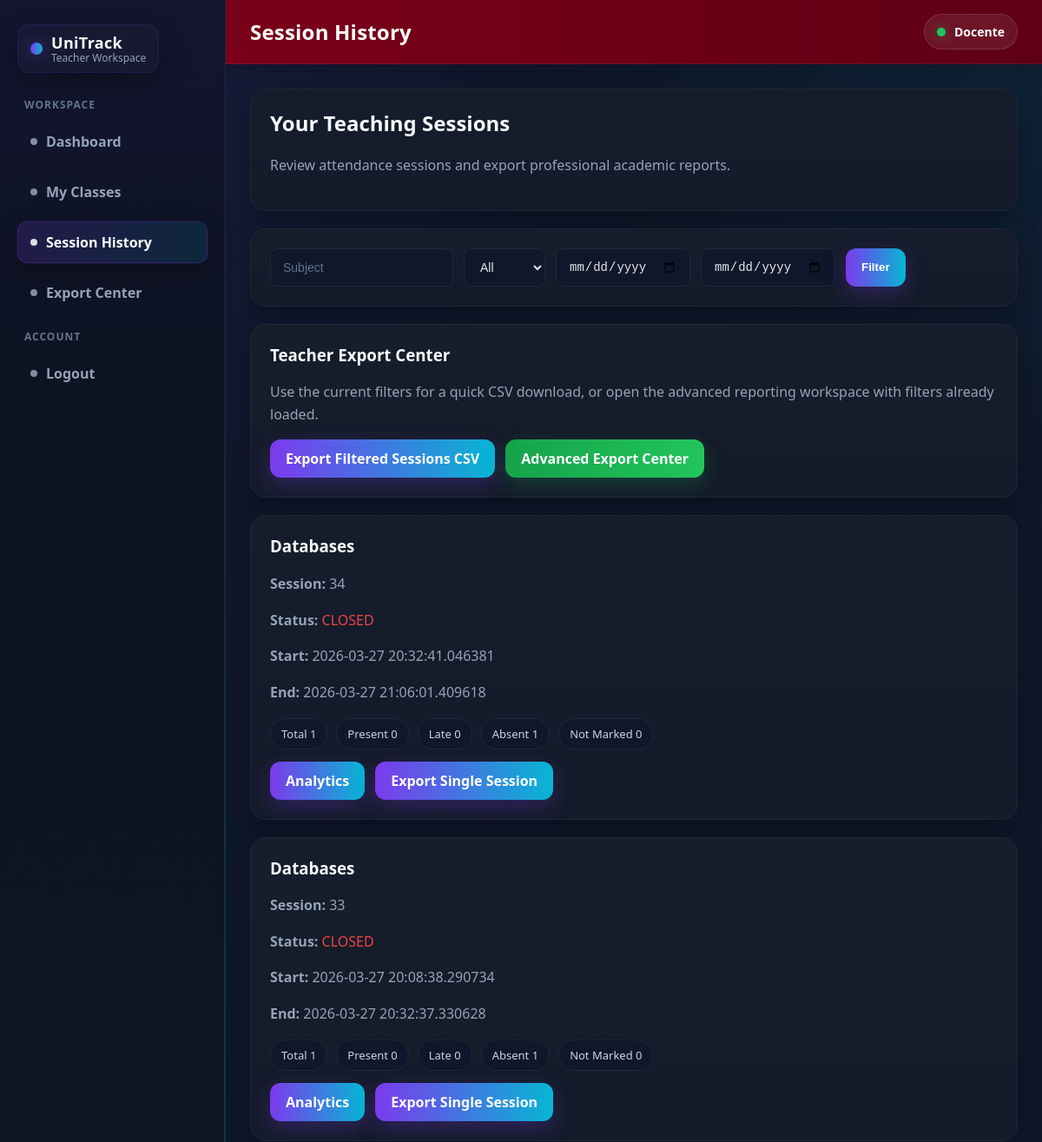
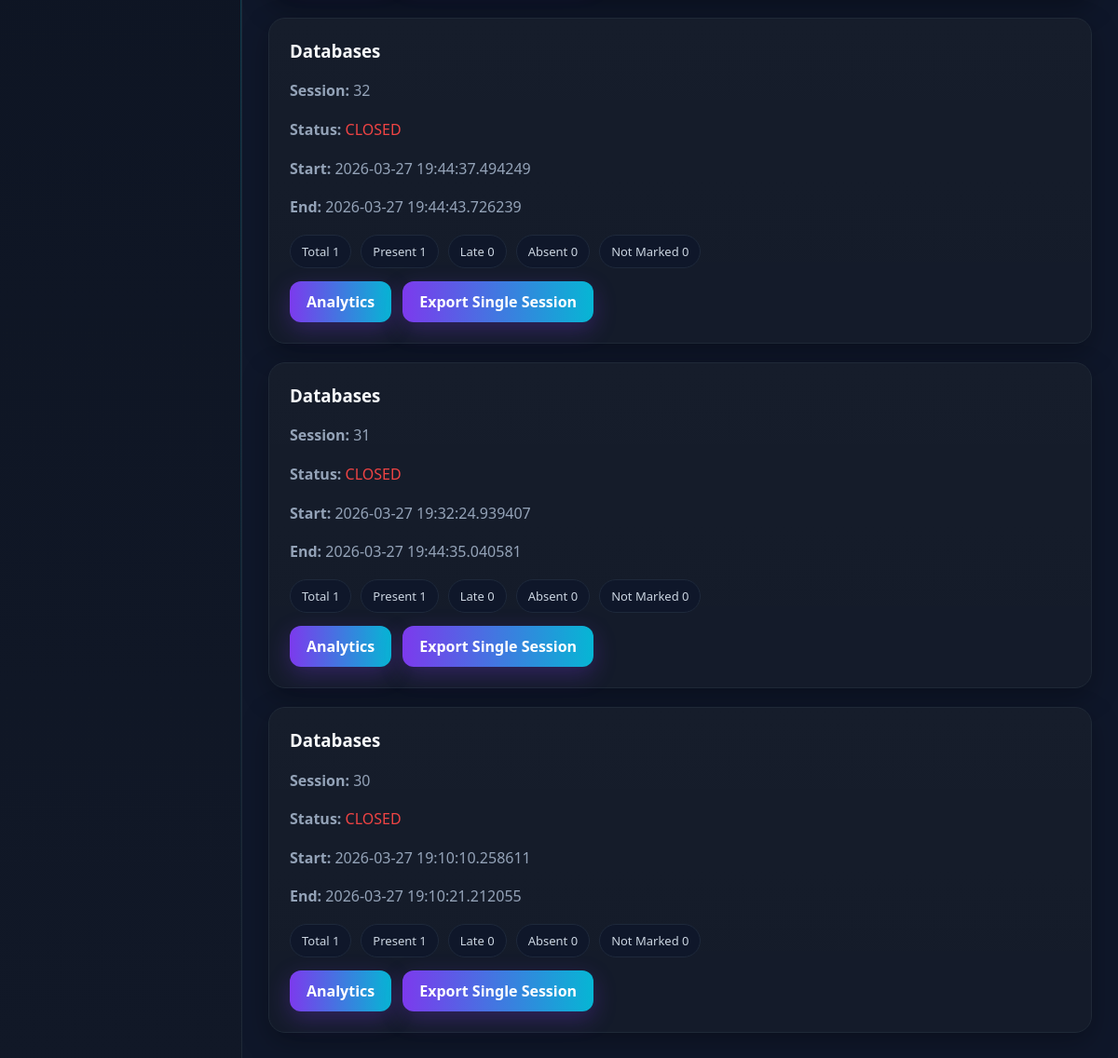
Page /docente/sessions/history (signed in) on the committed database (2 pictures, top to bottom).
### app/models/user_model.py (models this page shows, shortened)
class User(UserMixin, db.Model):
    __tablename__ = "users"
    id = db.Column(db.Integer, primary_key=True)
    first_name = db.Column(db.String(100), nullable=False)
    last_name = db.Column(db.String(100), nullable=False)
    username = db.Column(db.String(80), unique=True, nullable=False, index=True)
    email = db.Column(db.String(120), unique=True, nullable=False, index=True)
    phone = db.Column(db.String(20), nullable=False)
    language = db.Column(
        db.String(10),
        nullable=False,
        default="en"
    )
    password_hash = db.Column(db.String(255), nullable=False)
    role = db.Column(
        db.String(30),
        nullable=False,
        default="estudiante",
        index=True
    )
    must_change_password = db.Column(db.Boolean, default=False)
    is_active_user = db.Column(db.Boolean, default=True)
    photo_path = db.Column(db.String(255), nullable=True)
    last_login_at = db.Column(db.DateTime, nullable=True)
    created_at = db.Column(db.DateTime, default=datetime.utcnow, index=True)
    updated_at = db.Column(
        db.DateTime,
        default=datetime.utcnow,
        onupdate=datetime.utcnow
    )
    teaching_classes = db.relationship(
        "ClassGroup",
        backref="teacher",
        lazy=True,
        cascade="all, delete-orphan"
    )
    teaching_sessions = db.relationship(
        "ClassSession",
        foreign_keys="ClassSession.teacher_id",
        backref="teacher_user",
        lazy=True,
        cascade="all, delete-orphan"
    )
    student_class_enrollments = db.relationship(
        "ClassEnrollment",
        foreign_keys="ClassEnrollment.student_id",
        back_populates="student",
        lazy=True,
        cascade="all, delete-orphan"
    )
    student_attendance_records = db.relationship(
        "Attendance",
        foreign_keys="Attendance.student_id",
        backref="student",
        lazy=True,
        cascade="all, delete-orphan"
    )
    def full_name(self):
        return f"{self.first_name} {self.last_name}"

### app/models/class_group_model.py (models this page shows, shortened)
class ClassGroup(db.Model):
    __tablename__ = "class_groups"
    id = db.Column(db.Integer, primary_key=True)
    subject_name = db.Column(db.String(150), nullable=False)
    group_code = db.Column(db.String(50), nullable=False)
    description = db.Column(db.Text, nullable=True)
    teacher_id = db.Column(
        db.Integer,
        db.ForeignKey("users.id"),
        nullable=False,
        index=True
    )
    is_active = db.Column(db.Boolean, default=True, nullable=False)
    created_at = db.Column(db.DateTime, default=datetime.utcnow, nullable=False)
    updated_at = db.Column(
        db.DateTime,
        default=datetime.utcnow,
        onupdate=datetime.utcnow,
        nullable=False
    )
    sessions = db.relationship(
        "ClassSession",
        backref="class_group",
        lazy=True,
        cascade="all, delete-orphan"
    )
    enrollments = db.relationship(
        "ClassEnrollment",
        backref="class_group",
        lazy=True,
        cascade="all, delete-orphan"
    )

### app/models/class_session_model.py (models this page shows, shortened)
class ClassSession(db.Model):
    __tablename__ = "class_sessions"
    id = db.Column(db.Integer, primary_key=True)
    class_group_id = db.Column(
        db.Integer,
        db.ForeignKey("class_groups.id"),
        nullable=False,
        index=True
    )
    teacher_id = db.Column(
        db.Integer,
        db.ForeignKey("users.id"),
        nullable=False,
        index=True
    )
    session_date = db.Column(
        db.Date,
        nullable=False,
        index=True,
        default=lambda: datetime.utcnow().date()
    )
    start_time = db.Column(db.DateTime, nullable=True)
    end_time = db.Column(db.DateTime, nullable=True)
    notes = db.Column(db.String(255), nullable=True)
    is_open = db.Column(db.Boolean, nullable=False, default=True, index=True)
    created_at = db.Column(
        db.DateTime,
        nullable=False,
        default=datetime.utcnow,
        index=True
    )
    updated_at = db.Column(
        db.DateTime,
        nullable=False,
        default=datetime.utcnow,
        onupdate=datetime.utcnow
    )
    attendance_records = db.relationship(
        "Attendance",
        backref="class_session",
        lazy=True,
        cascade="all, delete-orphan"
    )

### app/routes/docente_views.py (the view, shortened to what this page needs)
@docente_views_bp.route("/docente/sessions/history")
@login_required
def docente_session_history_page():
    if not docente_page_guard():
        return redirect("/auth/login-page")
    subject = request.args.get("subject")
    status = request.args.get("status")
    from_date_str = request.args.get("from_date")
    to_date_str = request.args.get("to_date")
    raw_page = request.args.get("page", 1)
    raw_per_page = request.args.get("per_page", 5)
    try:
        page = int(raw_page)
    except Exception:
        page = 1
    try:
        per_page = int(raw_per_page)
    except Exception:
        per_page = 5
    from_date = None
    to_date = None
    try:
        if from_date_str:
            from_date = datetime.strptime(from_date_str, "%Y-%m-%d").date()
    except Exception:
        from_date = None
    try:
        if to_date_str:
            to_date = datetime.strptime(to_date_str, "%Y-%m-%d").date()
    except Exception:
        to_date = None
    sessions = get_sessions_by_teacher(
        current_user.id,
        search=subject,
        status=status,
        session_date=None,
    )
    history_items = []
    for session in sessions:
        total_students = len(get_active_students_by_class(session.class_group_id))
        records = get_attendance_records_by_session(session.id)
        summary = build_attendance_summary(total_students, records)
        history_items.append({
            "session": session,
            "class_group": session.class_group,
            "summary": summary,
        })
    history_items.sort(
        key=lambda item: item["session"].start_time or datetime.min,
        reverse=True,
    )
    history_items, pagination = paginate_items(
        history_items,
        page=page,
        per_page=per_page,
    )
    return render_template(
        "docente/docente_session_history.html",
        page_title="Session History",
        teacher_name=current_user.full_name(),
        history_items=history_items,
        pagination=pagination,
    )

### app/__init__.py (called while the page is built)
@login_manager.user_loader
def load_user(user_id):
    return get_user_by_id(int(user_id))

### app/routes/docente_views.py (called while the page is built)
def docente_page_guard():
    if not current_user.is_active_user:
        return False
    if current_user.role != "docente":
        return False
    return True

def build_attendance_summary(total_students, records):
    present_count = sum(1 for record in records if record.status == "present")
    late_count = sum(1 for record in records if record.status == "late")
    absent_count = sum(1 for record in records if record.status == "absent")
    marked_count = present_count + late_count + absent_count
    not_marked_count = total_students - marked_count
    if not_marked_count < 0:
        not_marked_count = 0
    return {
        "total_students": total_students,
        "present_count": present_count,
        "late_count": late_count,
        "absent_count": absent_count,
        "marked_count": marked_count,
        "not_marked_count": not_marked_count,
    }

def paginate_items(items, page=1, per_page=5):
    total_items = len(items)
    if per_page <= 0:
        per_page = 5
    total_pages = ceil(total_items / per_page) if total_items > 0 else 1
    if page < 1:
        page = 1
    if page > total_pages:
        page = total_pages
    start_index = (page - 1) * per_page
    end_index = start_index + per_page
    paginated_items = items[start_index:end_index]
    pagination = {
        "page": page,
        "per_page": per_page,
        "total_items": total_items,
        "total_pages": total_pages,
        "has_prev": page > 1,
        "has_next": page < total_pages,
        "prev_page": page - 1 if page > 1 else None,
        "next_page": page + 1 if page < total_pages else None,
        "start_index": start_index + 1 if total_items > 0 else 0,
        "end_index": min(end_index, total_items),
    }
    return paginated_items, pagination

### app/services/attendance_service.py (called while the page is built)
def get_attendance_records_by_session(session_id):
    query = (
        db.select(Attendance)
        .filter_by(session_id=session_id)
        .order_by(Attendance.created_at.asc())
    )
    return db.session.execute(query).scalars().all()

### app/services/enrollment_service.py (called while the page is built)
def get_enrollments_by_class(class_group_id, active_only=True):
    query = ClassEnrollment.query.filter_by(class_group_id=class_group_id)
    if active_only:
        query = query.filter_by(is_active=True)
    return query.order_by(ClassEnrollment.joined_at.asc()).all()

### app/services/user_service.py (called while the page is built)
def get_user_by_id(user_id):
    if not user_id:
        return None
    return db.session.get(User, user_id)

### app/templates/docente/docente_session_history.html (shortened to what this page needs)
{% extends "docente/docente_base.html" %}
{% block page_title %}
Session History
{% endblock %}
{% block content %}
<div class="card">
    <h2>Your Teaching Sessions</h2>
    <p>Review attendance sessions and export professional academic reports.</p>
</div>
<div class="card">
    <form method="GET" class="filter-form">
        <input
            type="text"
            name="subject"
            placeholder="Subject"
            value="{{ request.args.get('subject','') }}"
            class="filter-control"
        >
        <select name="status" class="filter-control">
            <option value="">All</option>
        </select>
        <input
            type="date"
            name="from_date"
            value="{{ request.args.get('from_date','') }}"
            class="filter-control"
        >
        <input
            type="date"
            name="to_date"
            value="{{ request.args.get('to_date','') }}"
            class="filter-control"
        >
        <button type="submit" class="btn btn-primary">Filter</button>
    </form>
</div>
<div class="card">
    <h3>Teacher Export Center</h3>
    <p style="color:#94a3b8;">
        Use the current filters for a quick CSV download, or open the advanced reporting workspace with filters already loaded.
    </p>
    <div class="export-actions">
        <a class="btn btn-primary"
           href="{{ url_for(
                'docente_views.docente_export_filtered_sessions_csv',
                subject=request.args.get('subject',''),
                status=request.args.get('status',''),
                from_date=request.args.get('from_date',''),
                to_date=request.args.get('to_date','')
           ) }}">
            Export Filtered Sessions CSV
        </a>
        <a class="btn btn-success"
           href="{{ url_for(
                'docente_views.docente_export_center_page',
                subject=request.args.get('subject',''),
                status=request.args.get('status',''),
                from_date=request.args.get('from_date',''),
                to_date=request.args.get('to_date','')
           ) }}">
            Advanced Export Center
        </a>
    </div>
</div>
{% if history_items and history_items|length > 0 %}
    {% for item in history_items %}
    {% set s = item.session %}
    {% set cg = item.class_group %}
    {% set summary = item.summary %}
    <div class="card">
        <h3>{{ cg.subject_name if cg.subject_name else "Unnamed Subject" }}</h3>
        <p><strong>Session:</strong> {{ s.id }}</p>
        <p>
            <strong>Status:</strong>
            {% if s.is_open %}
                <span style="color:#22c55e;">OPEN</span>
            {% else %}
                <span style="color:#ef4444;">CLOSED</span>
            {% endif %}
        </p>
        <p><strong>Start:</strong> {{ s.start_time if s.start_time else "—" }}</p>
        <p><strong>End:</strong> {{ s.end_time if s.end_time else "—" }}</p>
        <div class="summary-row">
            <div class="summary-badge">Total {{ summary.total_students }}</div>
            <div class="summary-badge">Present {{ summary.present_count }}</div>
            <div class="summary-badge">Late {{ summary.late_count }}</div>
            <div class="summary-badge">Absent {{ summary.absent_count }}</div>
            <div class="summary-badge">Not Marked {{ summary.not_marked_count }}</div>
        </div>
        <div class="session-actions">
            <a class="btn btn-primary"
               href="{{ url_for('docente_views.docente_session_analytics_page', session_id=s.id) }}">
                Analytics
            </a>
            <a class="btn btn-primary"
               href="/attendance/sessions/{{ s.id }}/export/csv">
                Export Single Session
            </a>
        </div>
    </div>
    {% endfor %}
{% else %}
    <div class="card">
        <p>No session history found with the current filters.</p>
    </div>
{% endif %}
{% endblock %}

### app/templates/docente/docente_base.html (shortened to what this page needs)
<!DOCTYPE html>
<html lang="en">
<head>
</head>
<body>
{% set current_path = request.path %}
<div class="layout">
    <div class="sidebar">
        <div class="logo">
            <div class="logo-badge">
                <div class="logo-mark"></div>
                <div class="logo-text">
                    <div class="logo-title">UniTrack</div>
                    <div class="logo-subtitle">Teacher Workspace</div>
                </div>
            </div>
        </div>
        <div class="nav-section-label">Workspace</div>
        <a
            class="nav-link {% if current_path == '/docente/dashboard' %}active{% endif %}"
            href="{{ url_for('docente_views.docente_dashboard_page') }}">
            <span class="nav-dot"></span>
            Dashboard
        </a>
        <a
            class="nav-link {% if current_path == '/docente/classes' %}active{% endif %}"
            href="{{ url_for('docente_views.docente_classes_page') }}">
            <span class="nav-dot"></span>
            My Classes
        </a>
        <a
            class="nav-link {% if current_path == '/docente/sessions/history' %}active{% endif %}"
            href="{{ url_for('docente_views.docente_session_history_page') }}">
            <span class="nav-dot"></span>
            Session History
        </a>
        <a
            class="nav-link {% if current_path == '/docente/export-center' %}active{% endif %}"
            href="{{ url_for('docente_views.docente_export_center_page') }}">
            <span class="nav-dot"></span>
            Export Center
        </a>
        <div class="nav-section-label">Account</div>
        <a class="nav-link" href="{{ url_for('auth.logout') }}">
            <span class="nav-dot"></span>
            Logout
        </a>
    </div>
    <div class="main">
        <div class="topbar">
            <div class="page-title">
                {% block page_title %}Teacher Panel{% endblock %}
            </div>
            <div class="teacher-box">
                <span class="teacher-avatar"></span>
                {{ current_user.first_name }}
            </div>
        </div>
        <div class="content">
            {% block content %}{% endblock %}
        </div>
    </div>
</div>
</body>
</html>

### app/templates/docente/docente_session_history.html (style rules this page uses)
.filter-form { display:flex; gap:12px; flex-wrap:wrap; align-items:center; }
.filter-control { min-height:44px; height:44px; padding:0 14px; border-radius:8px; border:1px solid #1e293b; background:#0f172a; color:#e5e7eb; font-size:14px; outline:none; }
.filter-control::placeholder { color:#64748b; }
.export-actions { display:flex; gap:12px; flex-wrap:wrap; align-items:center; }
.session-actions { display:flex; gap:12px; flex-wrap:wrap; align-items:center; margin-top:14px; }
.summary-row { display:flex; gap:10px; flex-wrap:wrap; margin-top:12px; }
.summary-badge { background:#0f172a; border:1px solid #1e293b; border-radius:999px; padding:8px 12px; font-size:13px; color:#cbd5e1; }

### rows in the picture
User: first_name "Docente"
ClassGroup: subject_name "Databases" "Databases" "Databases" "Databases" "Databases"
ClassSession: id "34", start_time "2026-03-27 20:32:41.046381", end_time "2026-03-27 21:06:01.409618"
ClassSession: id "33", start_time "2026-03-27 20:08:38.290734", end_time "2026-03-27 20:32:37.330628"
ClassSession: id "32", start_time "2026-03-27 19:44:37.494249", end_time "2026-03-27 19:44:43.726239"
ClassSession: id "31", start_time "2026-03-27 19:32:24.939407", end_time "2026-03-27 19:44:35.040581"
ClassSession: id "30", start_time "2026-03-27 19:10:10.258611", end_time "2026-03-27 19:10:21.212055"

### other values in the picture
{{ summary.total_students }} "1" "1" "1" "1" "1"
{{ summary.present_count }} "0" "0" "1" "1" "1"
{{ summary.late_count }} "0" "0" "0" "0" "0"
{{ summary.absent_count }} "1" "1" "0" "0" "0"
{{ summary.not_marked_count }} "0" "0" "0" "0" "0"
